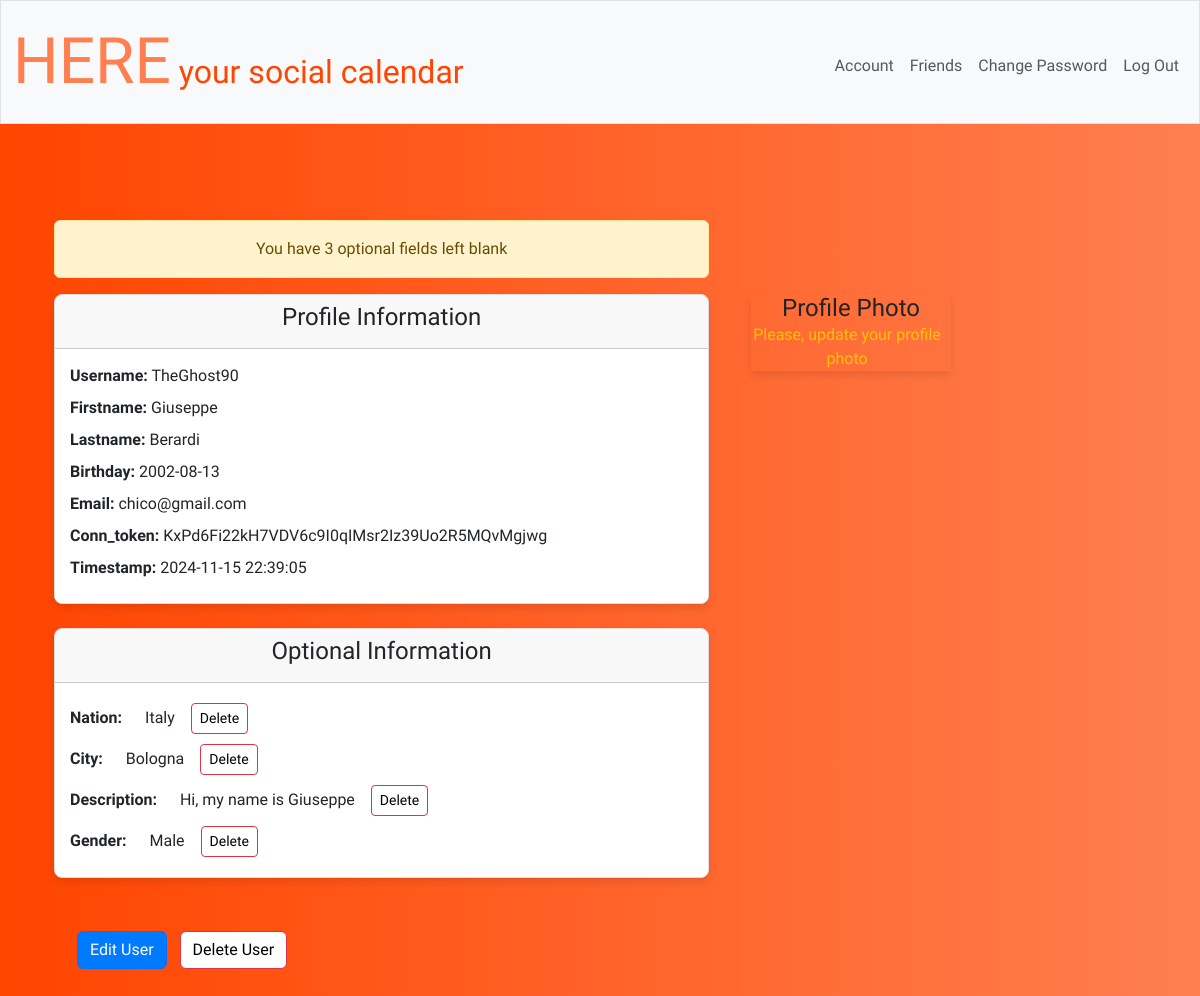
The app's page /account (signed in) with its own data.
### tables this page shows
CREATE TABLE user (
    id INTEGER PRIMARY KEY,
    username TEXT NOT NULL UNIQUE,
    FirstName TEXT,
    LastName TEXT,
    birthday DATE,
    email TEXT NOT NULL UNIQUE,
    hash TEXT,
    conn_token VARCHAR(255),
    timestamp DATETIME DEFAULT CURRENT_TIMESTAMP
);

CREATE TABLE user_optional (
   id INTEGER PRIMARY KEY,
     number TEXT UNIQUE,
     nation TEXT,
     city TEXT,
     description TEXT,
     photo TEXT,
     gender TEXT,
     username TEXT UNIQUE
);

### app.py (the view)
@app.route("/account", methods=["GET", "POST"])
@login_required
def account():
    if request.method == "GET":
        informations = dict(db.execute("SELECT * FROM user WHERE id = ?", session["user_id"])[0])
        optional_informations = dict(db.execute("SELECT * FROM user_optional WHERE id = ?", session["user_id"])[0])
        phone_string = optional_informations["number"]
        if phone_string != None:
            del optional_informations["number"]
            optional_informations["prefix"], optional_informations["phone_number"] = split_phonenumber(phone_string)
        else:
            del optional_informations["number"]
            optional_informations["prefix"] = None
            optional_informations["phone_number"] = None
        counter = 0
        for key, value in optional_informations.items():
            if value == None:
                counter += 1
        return render_template("account.html", informations= informations, optional_informations=optional_informations, counter=counter)

### app.py (called while the page is built)
@app.before_request
def enable_foreign_keys():
    db.execute("PRAGMA foreign_keys = ON")

### helpers.py (called while the page is built)
def login_required(f):
    @wraps(f)
    def decorated_function(*args, **kwargs):
        if session.get("user_id") is None:
            return redirect("/login")
        return f(*args, **kwargs)
    return decorated_function

### templates/account.html (shortened to what this page needs)
{% extends "root.html" %}
{% block main %}
<div id="container" class="container mt-5 clearfix">
    {% if counter != 0 %}
        <div class="alert alert-warning" style="width: 60%; float: left;">
            You have {{ counter }} optional fields left blank
        </div>
    {% else %}
        <div class="alert alert-success" style="width: 60%; float: left;">
            Your profile is completed!!!
        </div>
    {% endif %}
    <div class="card mb-4 shadow-box float-left" style="width: 60%; margin-right: 2%;">
        <div class="card-header">
            <h4 class="card-title">Profile Information</h4>
        </div>
        <div class="card-body" style="text-align: left">
            {% for key, value in informations.items() %}
                {% if key != 'hash' and key != 'id' %}
                    <div class="mb-2">
                        <strong>{{ key|capitalize }}:</strong> {{ value }}
                    </div>
                {% endif %}
            {% endfor %}
        </div>
    </div>
    <div class="profile-photo-container shadow-box float-left">
        <h4 class="card-title">Profile Photo</h4>
        {% if optional_informations.get('photo') is none %}
            <div class="text-warning me-2">Please, update your profile photo</div>
        {% endif %}
    </div>
    <div class="card mb-4 shadow-box float-left" style="width: 60%;">
        <div class="card-header">
            <h4 class="card-title">Optional Information</h4>
        </div>
        <div class="card-body clearfix" id="optionalContainer">
            {% for key, value in optional_informations.items() %}
                {% if key != 'id' and key != 'username' and key != 'prefix' %}
                    {% if value is not none %}
                        <div class="d-flex justify-content-start align-items-center optionalCards">
                            {% if key != 'photo' and key != 'phone_number' %}
                                <strong class="me-2">{{ key|capitalize }}:</strong>
                                <div class="me-2 optionalValues">{{ value }}</div>
                                <form action="/delete_information" method="post" class="d-inline">
                                    <button type="submit" class="btn btn-danger btn-sm ms-2">Delete</button>
                                </form>
                            {% endif %}
                        </div>
                    {% endif %}
                {% endif %}
            {% endfor %}
        </div>
    </div>
</div>
<div class="d-flex justify-content-start align-items-center mt-4" style="margin: 30px">
    <form action="/change_informations" method="get" class="me-2">
        <button type="submit" class="btn btn-primary">Edit User</button>
    </form>
    <button class="btn btn-danger" data-bs-toggle="collapse" data-bs-target="#confirm" style="margin: 0px">Delete User</button>
</div>
{% endblock %}

### templates/root.html (shortened to what this page needs)
<!DOCTYPE html>
<html lang="en">
    <head>
        <link href="https://cdn.jsdelivr.net/npm/bootstrap@5.3.2/dist/css/bootstrap.min.css" rel="stylesheet">
        <link href="/static/css/styles.css" rel="stylesheet">
    </head>
    <body>
        <nav class="bg-light border navbar navbar-expand-md navbar-light">
            <div class="container-fluid">
                <a class="navbar-brand" href="/"><span style="color: #FF7F50; font-size: 200%;">HERE</span> <span style="color: #FF4500">your social calendar </span></a>
                <div class="collapse navbar-collapse" id="navbar">
                    {% if session["user_id"] %}
                        <ul class="navbar-nav ms-auto mt-2">
                            <li class="nav-item"><a class="nav-link" href="/account">Account<a></li>
                            <li class="nav-item"><a class="nav-link" href="/friends">Friends<a></li>
                            <li class="nav-item"><a class="nav-link" href="/change">Change Password<a></li>
                            <li class="nav-item"><a class="nav-link" href="/logout">Log Out</a></li>
                        </ul>
                    {% else %}
                        <ul class="navbar-nav ms-auto mt-2">
                            <li class="nav-item"><a class="nav-link" href="/register">Register</a></li>
                            <li class="nav-item"><a class="nav-link" href="/login">Log In</a></li>
                        </ul>
                    {% endif %}
                </div>
            </div>
        </nav>
        <main class="container py-5 text-center">
            {% block main %}{% endblock %}
        </main>
    </body>
</html>

### static/css/styles.css (style rules this page uses)
body { font-family: "Archivo Black"; background: linear-gradient(to right, #FF4500, #FF7F50); }
nav .navbar-brand { font-size: xx-large; }
.btn { color: black; margin: 5px; background-color: white; }
.btn { display: block; }
.btn-primary { background-color: #007bff; color: white; }
.card { background-color: #ffffff; border: 1px solid #ddd; border-radius: 8px; box-shadow: 0 2px 4px rgba(0, 0, 0, 0.1); }
.card-body { padding: 15px; }

### templates/account.html (style rules this page uses)
.shadow-box { box-shadow: 0 4px 8px rgba(0, 0, 0, 0.1); transition: box-shadow 0.3s ease, transform 0.3s ease; }
input, .optionalValues { margin-left: 15px; float: left; }
.float-left { float: left; }
.clearfix::after { content: ""; clear: both; display: table; }
.profile-photo-container { width: 200px; margin-left: 20px; text-align: center; }

### records on screen
user: key "Username", username "TheGhost90", key "Firstname", FirstName "Giuseppe", key "Lastname", LastName "Berardi", key "Birthday", birthday "2002-08-13", key "Email", email "chico@gmail.com", key "Conn_token", conn_token "KxPd6Fi22kH7VDV6c9I0qIMsr2Iz39Uo2R5MQvMgjwg", key "Timestamp", timestamp "2024-11-15 22:39:05"
user_optional: key "Nation", nation "Italy", key "City", city "Bologna", key "Description", description "Hi, my name is Giuseppe", key "Gender", gender "Male"

### other values on screen
{{ counter }} "3"
